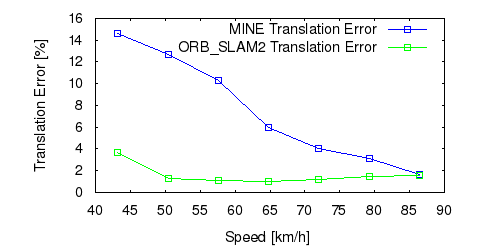

Write the gnuplot code that produced this figure.
set term postscript eps enhanced color
set output "01_ts.eps"
set size ratio 0.5
set yrange [0:*]
set xlabel "Speed [km/h]"
set ylabel "Translation Error [%]"
plot "01_ts.txt" using ($1*3.6):($2*100) title 'MINE Translation Error' lc rgb "#0000FF" pt 4 w linespoints,"01_ts.txt" using ($1*3.6):($3*100) title 'ORB_SLAM2 Translation Error' lc rgb "#00FF00" pt 4 w linespoints
